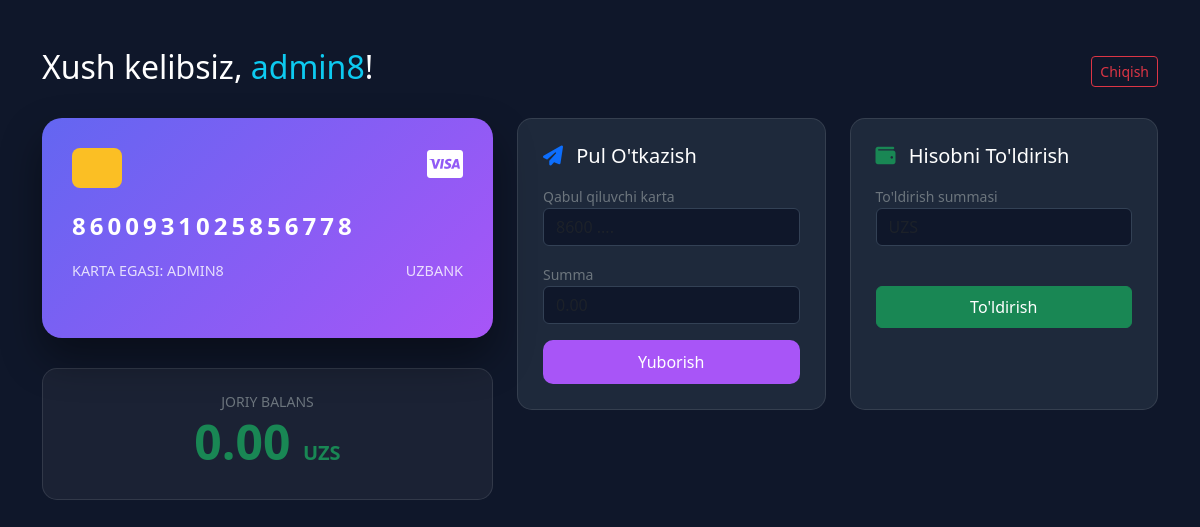
Page /dash/ (signed in) on the committed database.
### card/models.py (models this page shows)
class Card(models.Model):
    user = models.ForeignKey(User, on_delete=models.CASCADE)
    card_number = models.CharField(max_length=16, unique=True)
    balance = models.DecimalField(max_digits=12, decimal_places=2, default=0)

### card/views.py (the view, shortened to what this page needs)
# urls.py: path('dash/', views.dashboard, name='user_dashboard'),
def dashboard(request):
    card_id = request.session.get('card_id')
    if not card_id:
        return redirect('login')
    try:
        my_card = Card.objects.get(id=card_id)
    except Card.DoesNotExist:
        return redirect('logout')
    return render(request, 'user_dashboard.html', {'card': my_card})

### card/templates/user_dashboard.html (shortened to what this page needs)
<!DOCTYPE html>
<html lang="uz">
<head>
    <link href="https://cdn.jsdelivr.net/npm/bootstrap@5.3.0/dist/css/bootstrap.min.css" rel="stylesheet">
    <link rel="stylesheet" href="https://cdnjs.cloudflare.com/ajax/libs/font-awesome/6.4.0/css/all.min.css">
</head>
<body>
<div class="container py-5">
    <div class="d-flex justify-content-between align-items-center mb-4">
        <h2>Xush kelibsiz, <span class="text-info">{{ card.user.username }}</span>!</h2>
        <a href="{% url 'logout' %}" class="btn btn-outline-danger btn-sm">Chiqish</a>
    </div>
    <div class="row">
        <div class="col-lg-5">
            <div class="credit-card">
                <div class="d-flex justify-content-between align-items-start">
                    <div class="card-chip"></div>
                    <i class="fab fa-cc-visa fa-2x text-white"></i>
                </div>
                <div class="card-number">{{ card.card_number }}</div>
                <div class="d-flex justify-content-between mt-3">
                    <div class="card-holder">Karta Egasi: {{ card.user.username }}</div>
                    <div class="card-holder">UZBANK</div>
                </div>
            </div>
            <div class="balance-section text-center">
                <small class="text-secondary text-uppercase">Joriy Balans</small>
                <h1 class="display-5 fw-bold text-success">{{ card.balance }} <span style="font-size: 20px;">UZS</span></h1>
            </div>
        </div>
        <div class="col-lg-7">
            <div class="row g-4">
                <div class="col-md-6">
                    <div class="action-card">
                        <h5><i class="fas fa-paper-plane me-2 text-primary"></i> Pul O'tkazish</h5>
                        <form method="POST" action="{% url 'user_dashboard' %}">
                            <div class="mb-3 mt-3">
                                <label class="small text-secondary">Qabul qiluvchi karta</label>
                                <input type="text" name="target" class="form-control" placeholder="8600 ...." required>
                            </div>
                            <div class="mb-3">
                                <label class="small text-secondary">Summa</label>
                                <input type="number" name="amount" class="form-control" placeholder="0.00" required>
                            </div>
                            <button type="submit" class="btn btn-purple">Yuborish</button>
                        </form>
                    </div>
                </div>
                <div class="col-md-6">
                    <div class="action-card">
                        <h5><i class="fas fa-wallet me-2 text-success"></i> Hisobni To'ldirish</h5>
                        <form method="POST" action="{% url 'user_dashboard' %}">
                            <div class="mb-3 mt-3">
                                <label class="small text-secondary">To'ldirish summasi</label>
                                <input type="number" name="amount" class="form-control" placeholder="UZS" required>
                            </div>
                            <button type="submit" class="btn btn-success w-100 py-2 mt-4">To'ldirish</button>
                        </form>
                    </div>
                </div>
            </div>
        </div>
    </div>
</div>
</body>
</html>

### card/templates/user_dashboard.html (style rules this page uses)
body { background-color: #0f172a; color: white; font-family: 'Segoe UI', Tahoma, Geneva, Verdana, sans-serif; }
.credit-card { background: linear-gradient(135deg, #6366f1 0%, #a855f7 100%); border-radius: 20px; padding: 30px; position: relative; box-shadow: 0 20px 40px rgba(0,0,0,0.4); height: 220px; margin-bottom: 30px; }
.card-chip { width: 50px; height: 40px; background: #fbbf24; border-radius: 8px; margin-bottom: 20px; }
.card-number { font-size: 1.5rem; letter-spacing: 4px; font-weight: bold; margin-bottom: 10px; }
.card-holder { text-transform: uppercase; opacity: 0.8; font-size: 0.9rem; }
.balance-section { background: rgba(255,255,255,0.05); border-radius: 15px; padding: 20px; border: 1px solid rgba(255,255,255,0.1); }
.action-card { background: #1e293b; border-radius: 15px; padding: 25px; border: 1px solid rgba(255,255,255,0.1); height: 100%; }
.form-control { background: #0f172a !important; border: 1px solid #334155 !important; color: white !important; }
.btn-purple { background: #a855f7; color: white; border: none; padding: 10px 20px; border-radius: 10px; width: 100%; }

### rows in the picture
Card: user.username "admin8", card_number "8600931025856778", user.username "ADMIN8", balance "0.00"
